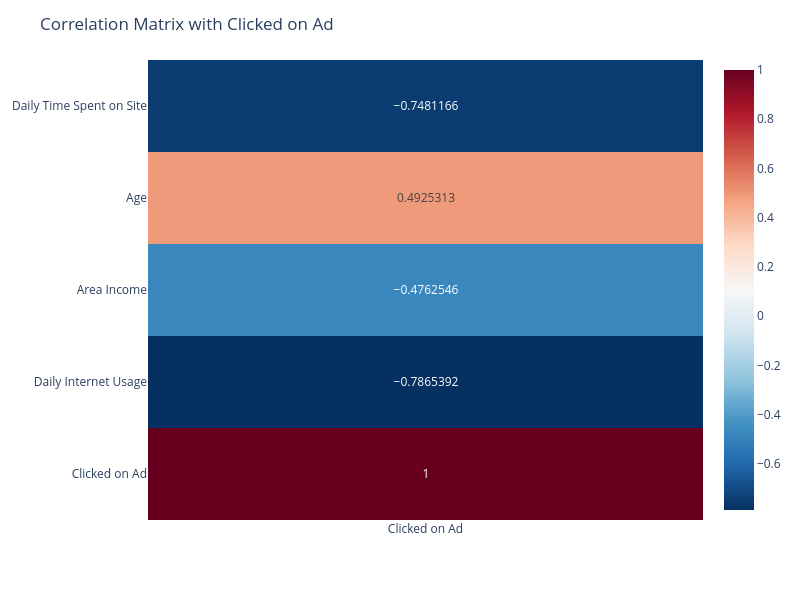

Source (notebook cell):
### Code cell
corr_matrix_filtered = corr_matrix.mask(abs(corr_matrix) <= 0.25)

corr_clicked_on_ad = corr_matrix_filtered[['Clicked on Ad']].dropna()

fig = px.imshow(corr_clicked_on_ad,
                text_auto=True,
                aspect="auto",
                color_continuous_scale='RdBu_r',
                width=800,
                height=600)

fig.update_layout(width=800, height=600)
fig.update_layout(title='Correlation Matrix with Clicked on Ad')
fig.show()

### Figure 1 — Plotly figure (JSON) as saved in the notebook; plotly's stock layout.template omitted (floating-point values rounded to 4 significant figures)
{"data": [{"coloraxis": "coloraxis", "hovertemplate": "x: %{x}<br>y: %{y}<br>color: %{z}<extra></extra>", "name": "0", "texttemplate": "%{z}", "type": "heatmap", "x": ["Clicked on Ad"], "xaxis": "x", "y": ["Daily Time Spent on Site", "Age", "Area Income", "Daily Internet Usage", "Clicked on Ad"], "yaxis": "y", "z": [[-0.7481], [0.4925], [-0.4763], [-0.7865], [1]]}], "layout": {"coloraxis": {"colorscale": [[0, "rgb(5,48,97)"], [0.1, "rgb(33,102,172)"], [0.2, "rgb(67,147,195)"], [0.3, "rgb(146,197,222)"], [0.4, "rgb(209,229,240)"], [0.5, "rgb(247,247,247)"], [0.6, "rgb(253,219,199)"], [0.7, "rgb(244,165,130)"], [0.8, "rgb(214,96,77)"], [0.9, "rgb(178,24,43)"], [1, "rgb(103,0,31)"]]}, "height": 600, "margin": {"t": 60}, "title": {"text": "Correlation Matrix with Clicked on Ad"}, "width": 800, "xaxis": {"anchor": "y", "domain": [0, 1]}, "yaxis": {"anchor": "x", "autorange": "reversed", "domain": [0, 1]}}}
